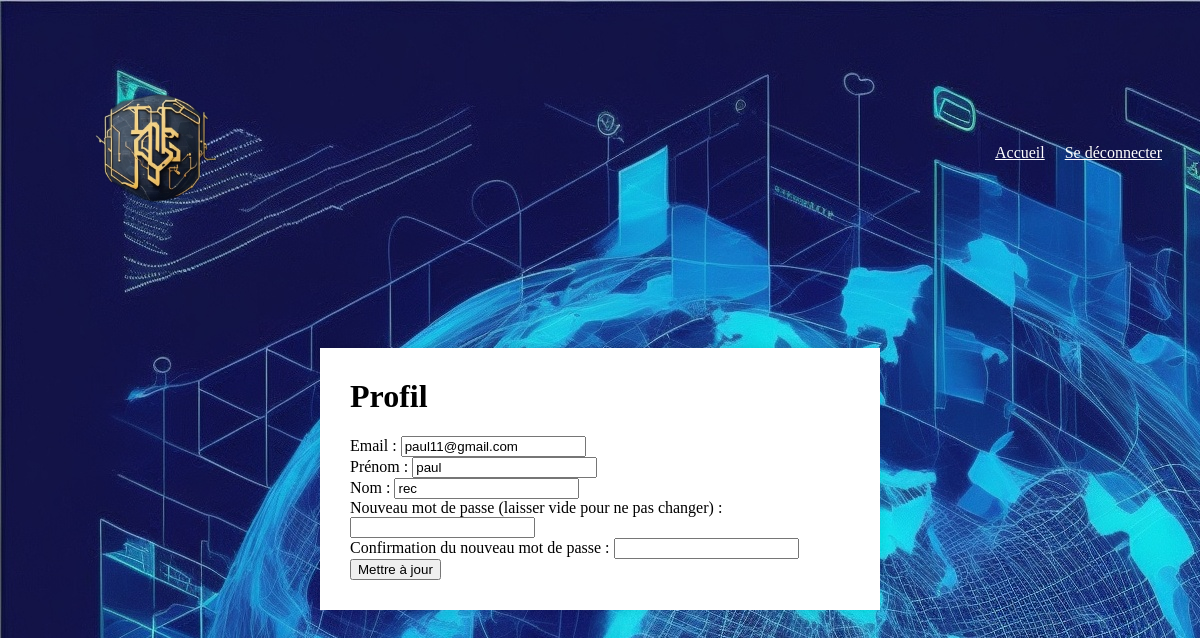
Page /profil.php (signed in) on the committed database.
### tables this page shows
CREATE TABLE IF NOT EXISTS `utilisateurs` (
  `id` int NOT NULL AUTO_INCREMENT,
  `login` varchar(255) NOT NULL,
  `prenom` varchar(255) NOT NULL,
  `nom` varchar(255) NOT NULL,
  `password` varchar(255) NOT NULL,
  `email` varchar(255) NOT NULL,
  PRIMARY KEY (`id`)
);

### profil.php (the view, shortened to what this page needs)
<?php
$conn = new mysqli('localhost', 'root', '', 'moduleconnexion');
$stmt = $conn->prepare("SELECT * FROM utilisateurs WHERE id = ?");
$stmt->bind_param("i", $_SESSION['user_id']);
$stmt->execute();
$result = $stmt->get_result();
if ($result->num_rows > 0) {
    $user = $result->fetch_assoc();
} else {
    echo "<p>Une erreur s'est produite. Veuillez réessayer.</p>";
}
?>
<!DOCTYPE html>
<html>
<head>
    <link rel="stylesheet" href="profil.css">
</head>
<body>
    <header>
        <img src="logo.png" alt="Logo du site">
        <nav>
            <ul>
                <li><a href="index.php">Accueil</a></li>
                <li><a href="deconnexion.php">Se déconnecter</a></li>
            </ul>
        </nav>
    </header>
    <main>
        <h1>Profil</h1>
        <form action="profil.php" method="post">
            <div>
                <label for="email">Email :</label>
                <input type="email" name="email" id="email" value="<?php echo htmlspecialchars($user['email']); ?>" required>
            </div>
            <div>
                <label for="prenom">Prénom :</label>
                <input type="text" name="prenom" id="prenom" value="<?php echo htmlspecialchars($user['prenom']); ?>" required>
            </div>
            <div>
                <label for="nom">Nom :</label>
                <input type="text" name="nom" id="nom" value="<?php echo htmlspecialchars($user['nom']); ?>" required>
            </div>
            <div>
                <label for="password">Nouveau mot de passe (laisser vide pour ne pas changer) :</label>
                <input type="password" name="password" id="password">
            </div>
            <div>
                <label for="password_confirm">Confirmation du nouveau mot de passe :</label>
                <input type="password" name="password_confirm" id="password_confirm">
            </div>
            <input type="submit" value="Mettre à jour">
        </form>
    </main>
</body>
</html>

### profil.css (style rules this page uses)
body { background-color: beige; }
header { display: flex; justify-content: space-between; align-items: center; padding: 20px; }
header img { height: 50px; }
header nav ul { list-style: none; margin: 0; padding: 0; display: flex; }
header nav li { margin: 0 10px; }
main { max-width: 500px; margin: 50px auto; padding: 30px; background-color: white; box-shadow: 0 0 10px rgba(0,0,0,0.1); }
main h1 { margin-top: 0; }
header img { width: 250px; height: 250px; }
body { background-image: url('fond.jpg'); }
a { color: white; }

### rows in the picture
utilisateurs: email "paul11@gmail.com", prenom "paul", nom "rec"
